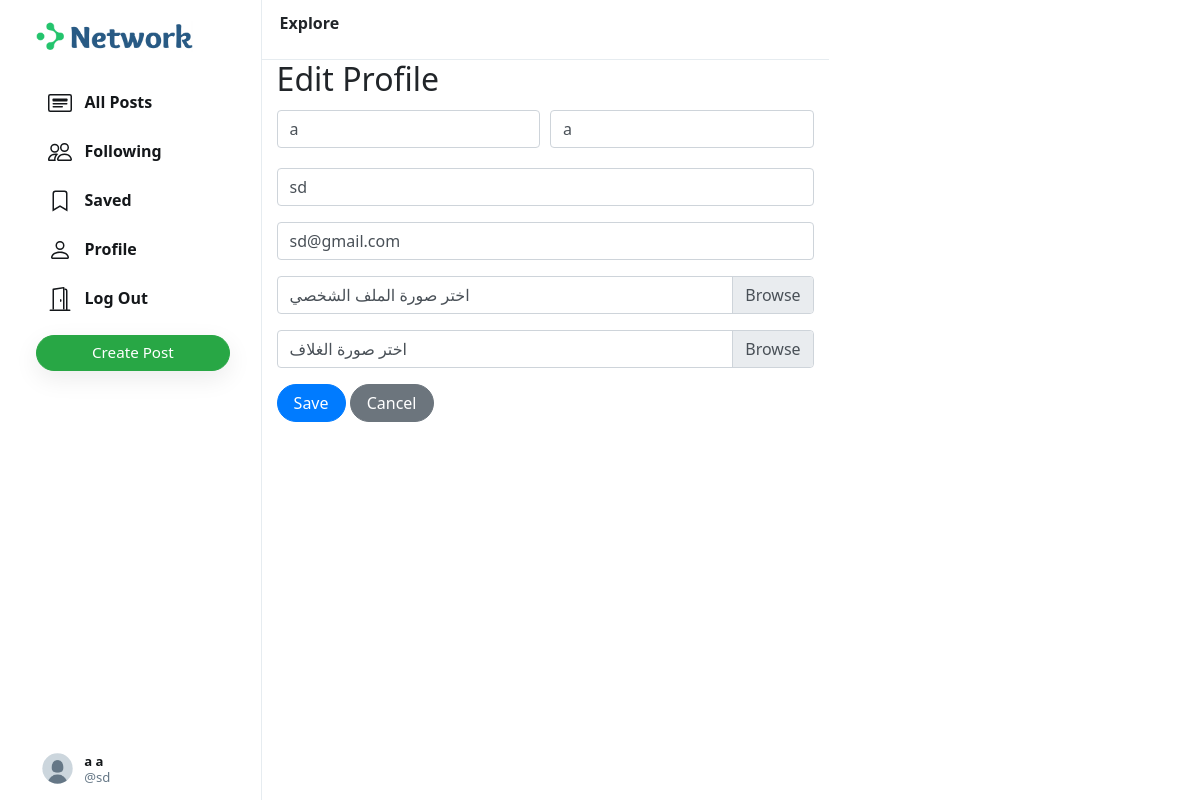
/edit-profile/sd/ (signed in), run on the app's committed database.
### network/models.py (models this page shows, shortened)
class User(AbstractUser):
    profile_pic = models.ImageField(upload_to='profile_pic/')
    bio = models.TextField(max_length=160, blank=True, null=True)
    cover = models.ImageField(upload_to='covers/', blank=True)

### network/views.py (the view)
# urls.py: path('edit-profile/<str:username>/', views.edit_profile, name='edit_profile'),
@login_required
def edit_profile(request, username):
    user = get_object_or_404(User, username=username)
    if request.method == 'POST':
        form = EditProfileForm(request.POST, request.FILES, instance=user)
        if form.is_valid():
            form.save()
            return redirect('profile', username=user.username)
        else:
            print("Form is invalid.")
            print(form.errors)
    else:
        form = EditProfileForm(instance=user)
    return render(request, 'network/edit_profile.html', {'form': form, 'user': user})

### network/forms.py (shortened to what this page needs)
class EditProfileForm(forms.ModelForm):
    class Meta:
        model = User
        fields = ['username', 'email', 'first_name', 'last_name', 'profile_pic', 'cover']
    def __init__(self, *args, **kwargs):
        self.current_user = kwargs.get('instance')
        super(EditProfileForm, self).__init__(*args, **kwargs)
        self.fields['profile_pic'].required = False
        self.fields['cover'].required = False
        self.fields['first_name'].required = True
        self.fields['last_name'].required = True

### network/templates/network/edit_profile.html (shortened to what this page needs)
<!DOCTYPE html>
<html lang="en">
{% extends 'network/index2.html' %}
{% load static %}
{% block profile %}
<div class="container mt-4">
    <h2>Edit Profile</h2>
    <form method="POST" enctype="multipart/form-data">
        <div class="form-group">
            <div class="form-row align-items-center">
                <div class="col-sm-6 my-1">
                    <input class="form-control inp fname" type="text" name="first_name" placeholder="First Name *"
                        value="{{ form.first_name.value|default:user.first_name }}" autocomplete="off" autofocus>
                </div>
                <div class="col-sm-6 my-1">
                    <input class="form-control inp lname" type="text" name="last_name" placeholder="Last Name *"
                        value="{{ form.last_name.value|default:user.last_name }}" autocomplete="off">
                </div>
            </div>
        </div>
        <div class="form-group">
            <input class="form-control inp usrname" type="text" name="username" placeholder="User Name *"
                value="{{ form.username.value|default:user.username }}" autocomplete="off">
        </div>
        <div class="form-group">
            <input class="form-control inp email" type="email" name="email" placeholder="Email *"
                value="{{ form.email.value|default:user.email }}" autocomplete="off">
        </div>
        <div class="form-group">
            <div class="custom-file">
                <label class="custom-file-label" for="profile">اختر صورة الملف الشخصي</label>
            </div>
        </div>
        <div class="form-group">
            <div class="custom-file">
                <label class="custom-file-label" for="cover">اختر صورة الغلاف</label>
            </div>
        </div>
        <button type="submit" class="btn btn-primary">Save</button>
        <a href="{% url 'index' %}" class="btn btn-secondary">Cancel</a>
    </form>
</div>
{% endblock %}

### network/templates/network/layout3.html (shortened to what this page needs)
<!DOCTYPE html>
{% load static %}
<html lang="en">
<head>
    <link rel="stylesheet" href="https://stackpath.bootstrapcdn.com/bootstrap/4.4.1/css/bootstrap.min.css"
>
    <link href="{% static 'network/styles.css' %}" rel="stylesheet">
</head>
<body>
    <div class="body" data-page="{{page}}">
        <div class="sidenav">
            <a href="{% url 'index' %}" class="navbar-brand">
                <img src="{% static 'network/Images/logo.png' %}" height="31px">
            </a>
            <div style="height: 100%;">
                <div>
                    <div>
                        <ul>
                            <li class="nav-item" id="all_posts">
                                <a href="{% url 'index' %}" class="nav-link">
                                    <div>
                                        &nbsp;&nbsp;All Posts
                                    </div>
                                </a>
                            </li>
                            {% if user.is_authenticated %}
                            <li class="nav-item" id="following">
                                <a href="{% url 'following' %}" class="nav-link">
                                    <div>
                                        &nbsp;&nbsp;Following
                                    </div>
                                </a>
                            </li>
                            <li class="nav-item" id="saved">
                                <a href="{% url 'saved' %}" class="nav-link">
                                    <div>
                                        <svg width="1.5em" height="1.5em" viewBox="0 0 16 16" class="bi bi-bookmark"
                                            fill="currentColor" xmlns="http://www.w3.org/2000/svg">
                                            <path fill-rule="evenodd"
                                                d="M8 12l5 3V3a2 2 0 0 0-2-2H5a2 2 0 0 0-2 2v12l5-3zm-4 1.234l4-2.4 4 2.4V3a1 1 0 0 0-1-1H5a1 1 0 0 0-1 1v10.234z" />
                                        </svg>
                                        &nbsp;&nbsp;Saved
                                    </div>
                                </a>
                            </li>
                            <li class="nav-item" id="profile">
                                <a href="{% url 'profile' user.username %}" class="nav-link">
                                    <div>
                                        &nbsp;&nbsp;Profile
                                    </div>
                                </a>
                            </li>
                            <li class="nav-item" id="logout">
                                <a href="{% url 'logout' %}" class="nav-link">
                                    <div>
                                        &nbsp;&nbsp;Log Out
                                    </div>
                                </a>
                            </li>
                            {% endif %}
                        </ul>
                    </div>
                    {% if user.is_authenticated %}
                    <button id="popup-btn" class="btn btn-success new-post-btn" onclick="createpost()">Create
                        Post</button>
                    {% endif %}
                </div>
                <div style="position: absolute; bottom: 10px;">
                    {% if user.is_authenticated %}
                    <li class="nav-item sidenav-user">
                        <a href="{% url 'profile' user.username %}" class="nav-link">
                            <div class="user_account">
                                <div class="small-profilepic"
                                    style="float: left; background-image: url(/media/{{user.profile_pic}})"></div>
                                <div style="height: 2.7vw; margin: auto;">
                                    <div style="margin-top: 4px;"><strong>{{user.first_name}}
                                            {{user.last_name}}</strong></div>
                                    <div class="grey" style="margin-top: 4px;">@{{ user.username }}</div>
                                </div>
                            </div>
                        </a>
                    </li>
                    {% endif %}
                </div>
            </div>
        </div>
        {% block body %}
        {% endblock %}
        <div class="right-div-content">
            {% if user.is_authenticated %}
            <div class="suggestion-box">
                <div class="suggestion-header">
                </div>
            </div>
            {% endif %}
        </div>
    </div>
</body>
</html>

### network/static/network/styles.css (style rules this page uses)
.body { display: flex; min-height: 100%; font-family: system-ui, sans-serif; }
.btn { border-radius: 20px; padding: 0.32rem 1rem 0.375rem 1rem; }
.btn, .btn:focus, .btn:active { box-shadow: none !important; -webkit-box-shadow: none !important; }
.grey { color: #657786; }
svg { vertical-align: text-top; }
.sidenav { height: 100%; width: 21.8%; position: fixed; top: 0; left: 0; padding: 15px; list-style: none; border-right: .5px solid #e6ecf0; z-index: 100; padding-left: 3%; background-color: white; }
.sidenav ul { list-style: none; padding-left: 0px; margin-top: 3vh; }
.sidenav li { margin-top: 7px; }
.sidenav .nav-link { color: #14171a; line-height: .7em; font-weight: 700; padding: 0px; }
.sidenav .nav-link > div { padding: 10px 20px 8px 12px; border-radius: 25px; line-height: 0.9em; width: max-content; }
.new-post-btn { padding-left: 55px !important; padding-right: 55px !important; font-size: .95em; font-weight: 530; box-shadow: rgba(0, 0, 0, 0.08) 0px 8px 24px !important; }
.user_account { display: flex; font-size: .82rem; font-weight: normal; padding-top: 3px !important; padding-bottom: 3px !important; padding-left: 3px !important; }
.user_account .small-profilepic { transform: scale(.82); margin-left: auto; margin-top: auto; }
.small-profilepic { width: 3.1vw; height: 3.1vw; border-radius: 9999px; overflow: hidden; margin-right: 8px; background-size: cover; background-repeat: no-repeat; background-position: center; box-sizing: content-box; }
.right-div-content { height: 92.5vh; overflow: auto; padding-left: 1.5vw; padding-right: 1.5vw; }
.suggestion-box, .guest-box { border-radius: 15px; overflow: hidden; background-color: #f5f8fa; }
.suggestion-header { padding: 13px 15px; line-height: .9em; font-weight: 800; border-bottom: .5px solid #e6ecf0; }

### data on the page
User: profile_pic (placeholder picture), first_name "a", last_name "a", username "sd", email "sd@gmail.com"
